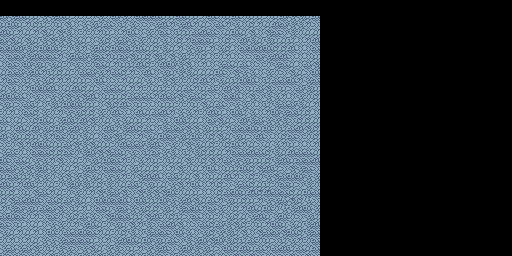

The image is a tile-based game level rendered from a .tmx file. Its description and source (layers, tilesets, objects; grid data summarised) follow:
An orthogonal 64x32 tile map with 8x8 px tiles, 2 tile layers (Tile Layer 1, Tile Layer 2) and 2 objects (hero_start, hot_dog).

<map version="1.5" tiledversion="1.7.2" orientation="orthogonal" renderorder="right-down" width="64" height="32" tilewidth="8" tileheight="8" infinite="0" nextlayerid="4" nextobjectid="9">
 <tileset firstgid="1" source="../../tiles/bridge2_tileset.tsx" />
 <layer id="1" name="Tile Layer 1" width="64" height="32">
  <data>[2048 cells, 1200 non-empty, 6 distinct tile ids]</data>
 </layer>
 <layer id="2" name="Tile Layer 2" width="64" height="32">
  <data>[2048 cells, 0 non-empty, 0 distinct tile ids]</data>
 </layer>
 <objectgroup id="3" name="Object Layer 1">
  <object id="7" type="hero_start" x="160" y="184">
   <point />
  </object>
  <object id="8" type="hot_dog" x="160" y="96">
   <point />
  </object>
 </objectgroup>
</map>